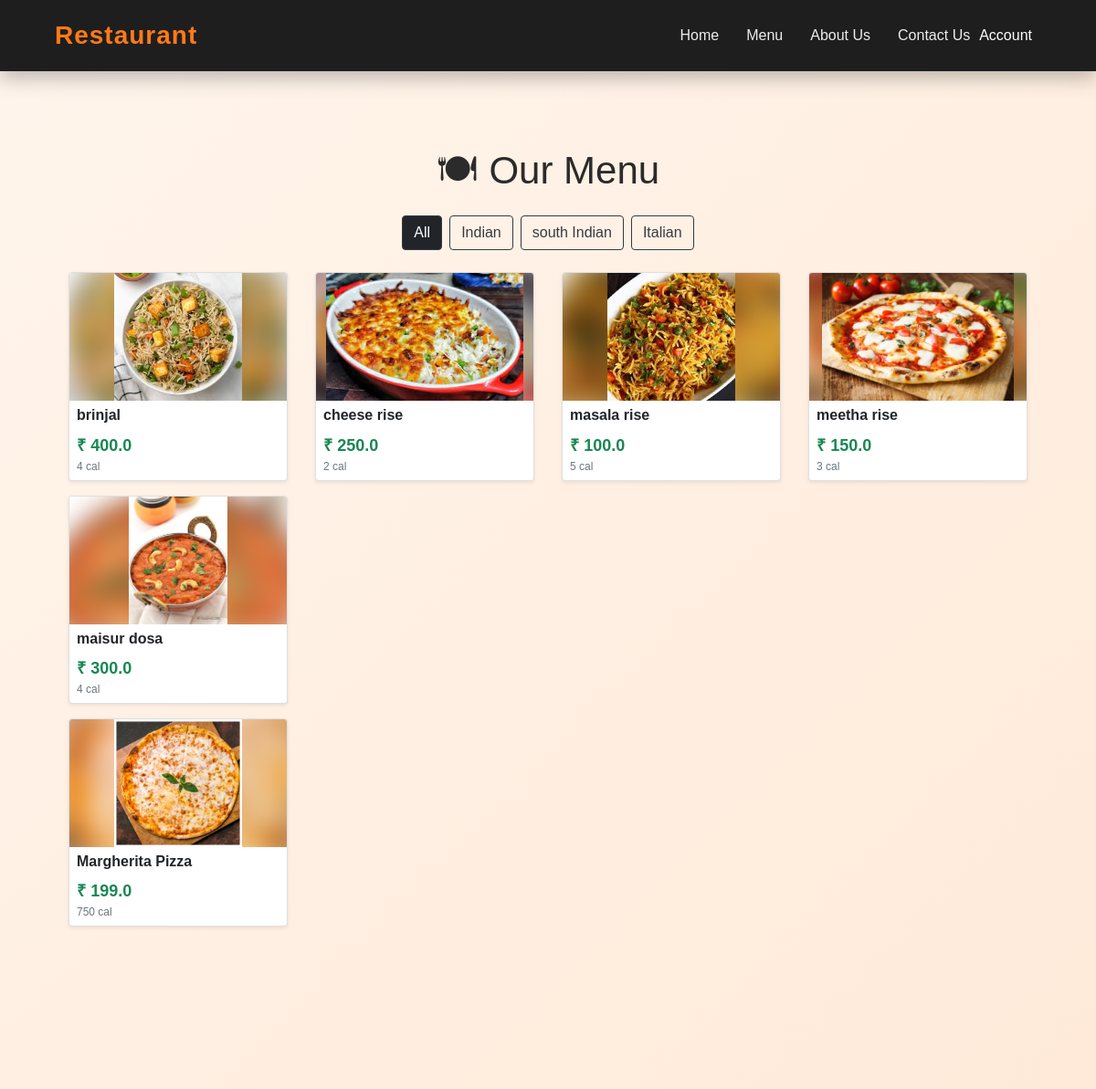
Before: /menu/ (upper part) with the older database file.
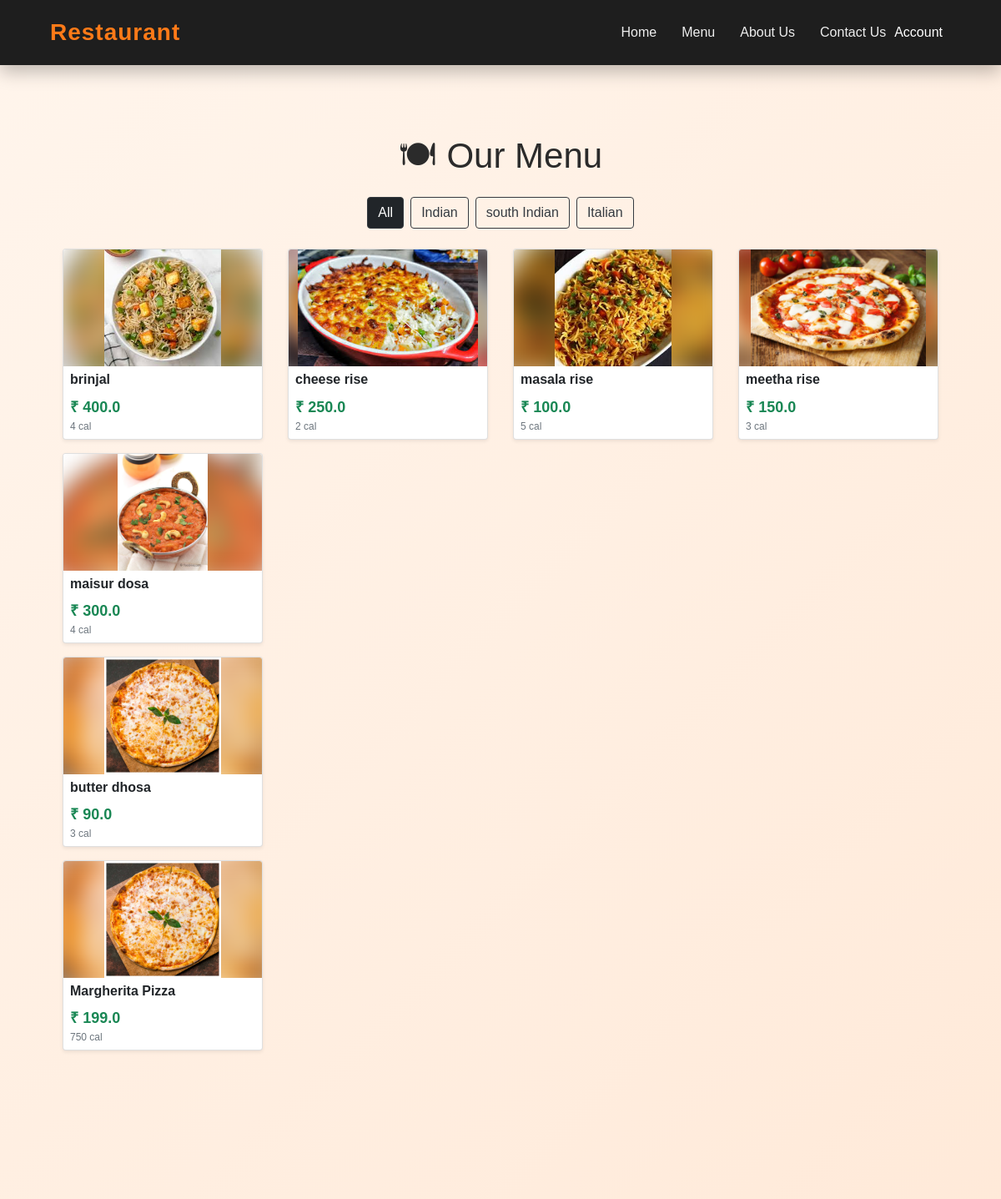
After: the same page with the newer database file.
### adminpanel/models.py (models this page shows, shortened)
class FoodItemCategory(models.Model):
    category_name = models.CharField(max_length=100)

class FoodItem(models.Model):
    name = models.CharField(max_length=100)
    price = models.FloatField()
    is_available = models.BooleanField(default=True)
    calories = models.IntegerField()
    sub_cat = models.ForeignKey(FoodItemSubCategory, on_delete=models.CASCADE)

class FoodItemImage(models.Model):
    img_url = models.ImageField(upload_to='food/')
    uploaded_date = models.DateTimeField(auto_now_add=True)
    food_item = models.ForeignKey(
        FoodItem,
        on_delete=models.CASCADE,
        related_name='images'   # 🔥 VERY IMPORTANT
    )

### menu/views.py (the view)
# urls.py: path('menu/', views.menu_page, name='menu_page'),
def menu_page(request):
   categories = FoodItemCategory.objects.prefetch_related(
        'fooditemsubcategory_set__fooditem_set__images'
    )
   return render(request, 'menu/menu.html', {
        'categories': categories
    })

### templates/menu/menu.html (shortened to what this page needs)
{% extends 'menu/base.html' %}
{% load static %}
{% block content %}
<link rel="stylesheet" href="{% static 'menu/css/menu.css' %}">
<link rel="stylesheet" href="{% static 'bootstrap/css/bootstrap.min.css' %}">
<link rel="stylesheet"
      href="https://cdnjs.cloudflare.com/ajax/libs/font-awesome/6.5.1/css/all.min.css">
<div class="container py-4">
    <h2 class="mb-4 text-center">🍽 Our Menu</h2>
    <div class="d-flex justify-content-center gap-2 mb-4">
        <button class="btn btn-outline-dark main-filter active" data-filter="all">All</button>
        {% for category in categories %}
            <button class="btn btn-outline-dark main-filter"
                    data-filter="{{ category.category_name|lower }}">
                {{ category.category_name }}
            </button>
        {% endfor %}
    </div>
    {% for category in categories %}
    <div class="category-block" data-category="{{ category.category_name|lower }}">
        {% for sub in category.fooditemsubcategory_set.all %}
        <div class="row subcategory-block"
             data-subcategory="{{ sub.subcategory_name|lower }}">
            {% for item in sub.fooditem_set.all %}
            {% if item.is_available %}
            <div class="col-lg-3 col-md-4 col-sm-6 mb-3 food-item">
                <div class="card food-card shadow-sm h-100">
                    {% if item.images.first %}
                    <div class="image-box"
                         style="--bg-img: url('{{ item.images.first.img_url.url }}');">
                        <img src="{{ item.images.first.img_url.url }}"
                             alt="{{ item.name }}">
                    </div>
                    {% endif %}
                    <div class="card-body">
                        <h6 class="card-title">{{ item.name }}</h6>
                        <div class="price">₹ {{ item.price }}</div>
                        <div class="calories">{{ item.calories }} cal</div>
                    </div>
                </div>
            </div>
            {% endif %}
            {% endfor %}
        </div>
        {% endfor %}
    </div>
    {% endfor %}
</div>
{% endblock %}

### templates/menu/base.html (shortened to what this page needs)
{% load static %}
<!DOCTYPE html>
<html lang="en">
<head>
    <link rel="stylesheet" href="{% static 'menu/css/frontend.css' %}">
    <link rel="stylesheet" href="{% static 'menu/css/menu.css' %}">
    <link href="https://cdn.jsdelivr.net/npm/bootstrap@5.3.2/dist/css/bootstrap.min.css" rel="stylesheet">
    <link rel="stylesheet" href="{% static 'menu/css/footer.css' %}">
<link rel="stylesheet" href="https://cdnjs.cloudflare.com/ajax/libs/font-awesome/6.5.1/css/all.min.css">
</head>
<body>
    <header class="header">
        <div class="logo">
            Restaurant
        </div>
        <nav class="nav">
            <a href="{% url 'home' %}">Home</a>
            <a href="{% url 'menu_page' %}">Menu</a>
            <a href="{% url 'about' %}">About Us</a>
            <a href="{% url 'contact' %}">Contact Us</a>
        <div class="account-dropdown">
            <button class="dropbtn">
                Account
            </button>
        </div>
        </nav>
    </header>
    <main class="content">
        {% block content %}
        {% endblock %}
    </main>
</body>
</html>

### static/menu/css/frontend.css (style rules this page uses)
* { margin: 0; padding: 0; box-sizing: border-box; font-family: 'Poppins', Arial, sans-serif; }
body { background: linear-gradient(135deg, #fff5ec, #ffe8d6); color: #333; }
.header { display: flex; justify-content: space-between; align-items: center; padding: 18px 60px; background: #1e1e1e; box-shadow: 0 8px 20px rgba(0,0,0,0.25); }
.logo { font-size: 28px; font-weight: 700; color: #ff7a18; letter-spacing: 1px; }
.nav a { color: #eee; text-decoration: none; margin-left: 30px; font-size: 16px; position: relative; transition: 0.3s; }
.nav a::after { content: ''; width: 0; height: 3px; background: #ff7a18; position: absolute; left: 0; bottom: -6px; transition: 0.3s; }
.content { padding: 60px; }
.content h2 { text-align: center; font-size: 42px; margin-bottom: 50px; color: #2b2b2b; }
.price { font-size: 18px; font-weight: 600; color: #222; margin-top: 10px; }
.account-dropdown { position: relative; display: inline-block; }
.dropbtn { background: none; border: none; color: #fff; font-size: 16px; cursor: pointer; padding: 0 10px; }

### static/menu/css/menu.css (style rules this page uses)
body { background-color: #f8f9fa; }
.food-card { font-size: 14px; border-radius: 10px; overflow: hidden; }
.food-card .card-body { padding: 6px 8px; }
.food-card .card-title { font-size: 16px; margin-bottom: 2px; font-weight: 600; }
.price { color: #198754; font-weight: 600; }
.calories { font-size: 12px; color: #6c757d; }
.image-box { position: relative; height: 140px; width: 100%; overflow: hidden; background: #fff; }
.image-box::before { content: ""; position: absolute; inset: 0; background-image: var(--bg-img); background-size: cover; background-position: center; filter: blur(12px); transform: scale(1.2); }
.image-box img { position: relative; z-index: 2; max-width: 100%; max-height: 100%; object-fit: contain; display: block; margin: auto; }
.main-filter.active, .sub-filter.active { background-color: #212529 !important; color: #fff !important; }

Changed rows visible on the page:
added FoodItem: images.first.img_url (picture), name "butter dhosa", price "90.0", calories "3"
